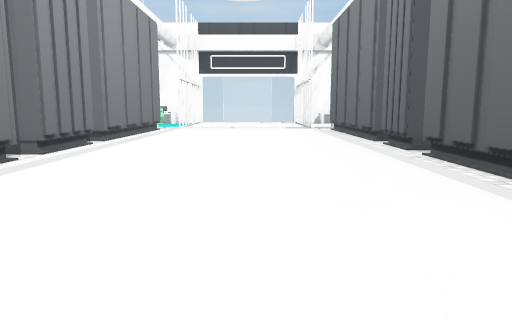
[1] (above)

16 first-person views from a walk through a Unity game level. The camera is 1.2 m above the floor, tilts 8° down and sees 70° across. The floor is counted in squares, 1 m on a side. Each view is taken from the middle of a square. On the plan, view 1 faces up. The plan holds only what a view shows up to about 15 squares ahead; the rest is blank. The place goes on beyond the plan. The player character is not drawn. Some surface patterns are stand-ins.

[2]
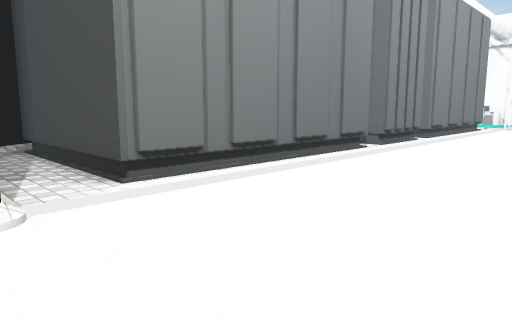

[3]
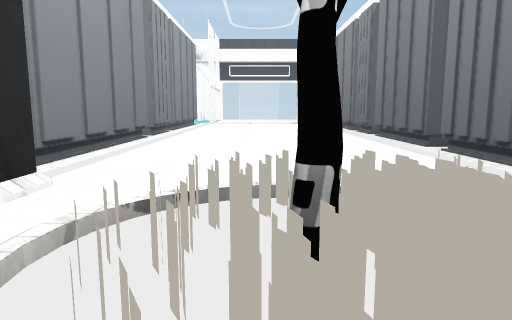

[4]
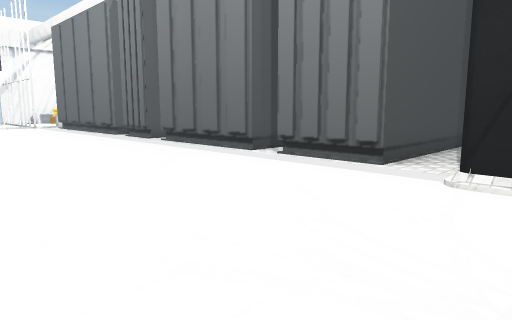

[5]
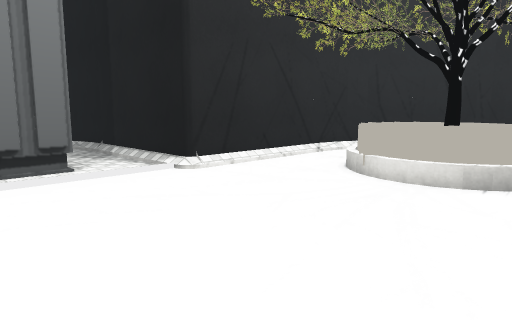

[6]
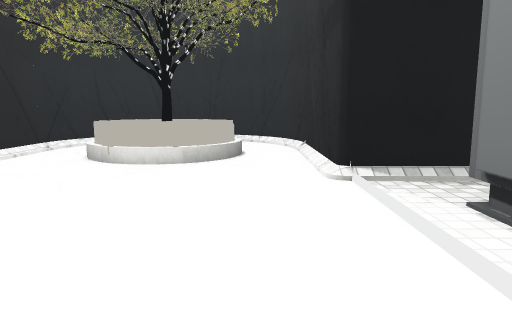

[7]
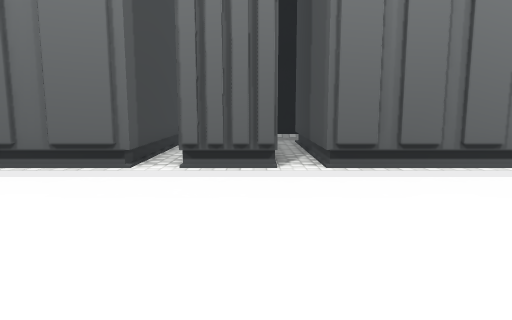

[8]
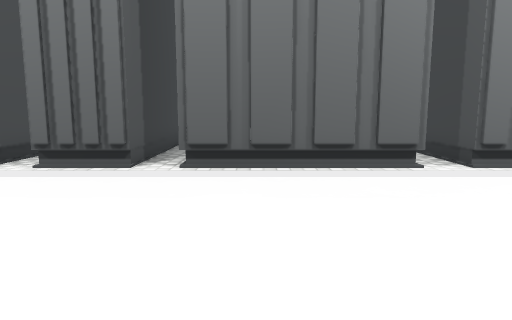

[9]
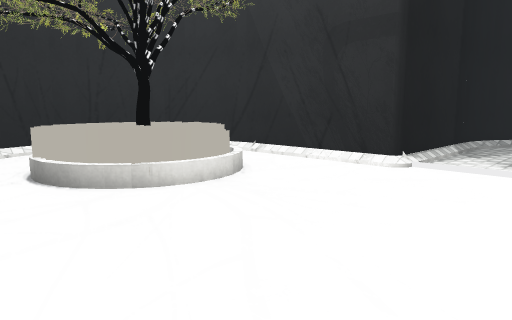

[10]
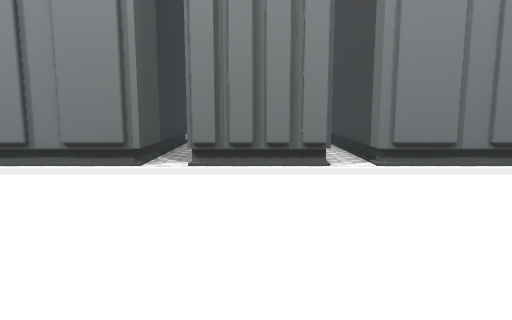

[11]
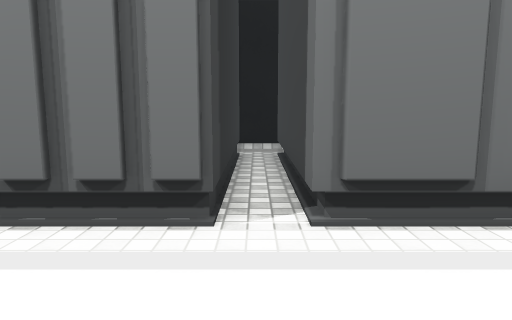

[12]
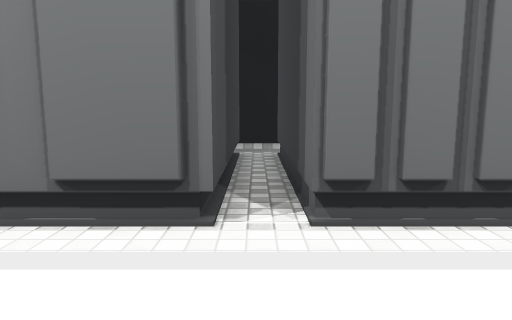

[13]
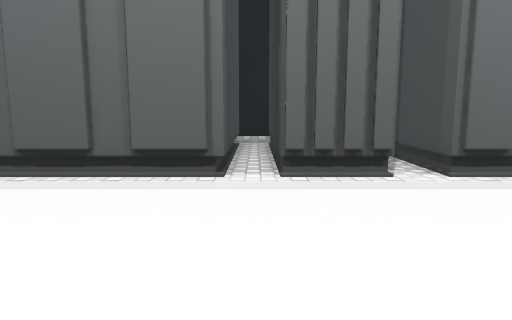

[14]
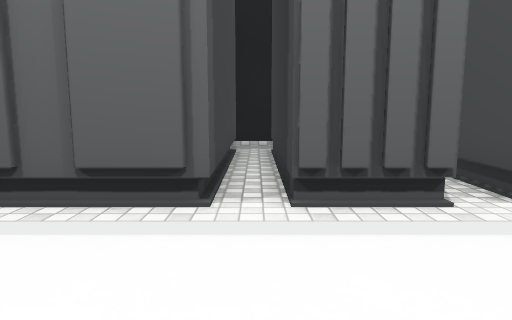

[15]
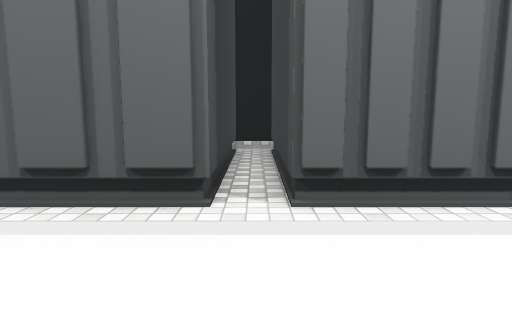

[16]
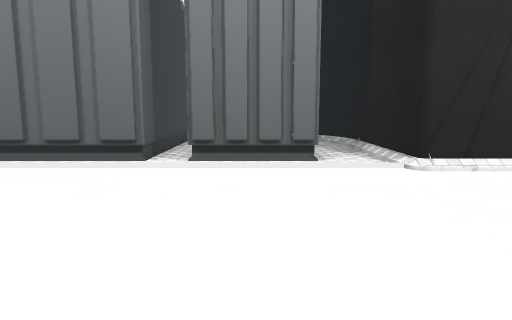

### Floor plan
Key: @ floor where view 1 was taken; # wall or solid block; . main floor; : floor 0.25 m higher than the main floor; / step, stairs or slope; O other object.
Columns run from 13 left of view 1 to 11 right of it. Each row starts with its distance up from view 1.
 16        #.      ..##
 15        #.........##
 14 #.######.........########
 13 #.......................#
 12   ######.........########
 11   ######.........######
 10 #.######................#
  9 #................########
  8   ######.........##
  7        #..........#
  6        #.........##
  5        #.........########
  4        #................#
  3        #.........########
  2        #.........#######
  1  #######.........#######
  0   #..........@.........#
 -1   #######........#######
 -2         #.......##
 -3         #..///..#
 -4         #../::/.#
 -5         #../O:/.#
 -6         ##./  /.#
 -7          #. / ..#
 -8          ##   .##
 -9           ######

Positions as (right, up) in squares from view 1, and headings:
1: (0, 0), facing up
2: (0, -2), facing up-left
3: (-1, -7), facing up
4: (-3, -3), facing up-right
5: (-3, 3), facing down-right
6: (-3, 5), facing down
7: (-3, 11), facing right
8: (-3, 8), facing right
9: (3, 2), facing down-left
10: (2, 11), facing left
11: (-2, 13), facing left
12: (-2, 9), facing left
13: (-2, 13), facing right
14: (0, 13), facing right
15: (0, 4), facing right
16: (-4, 2), facing right
